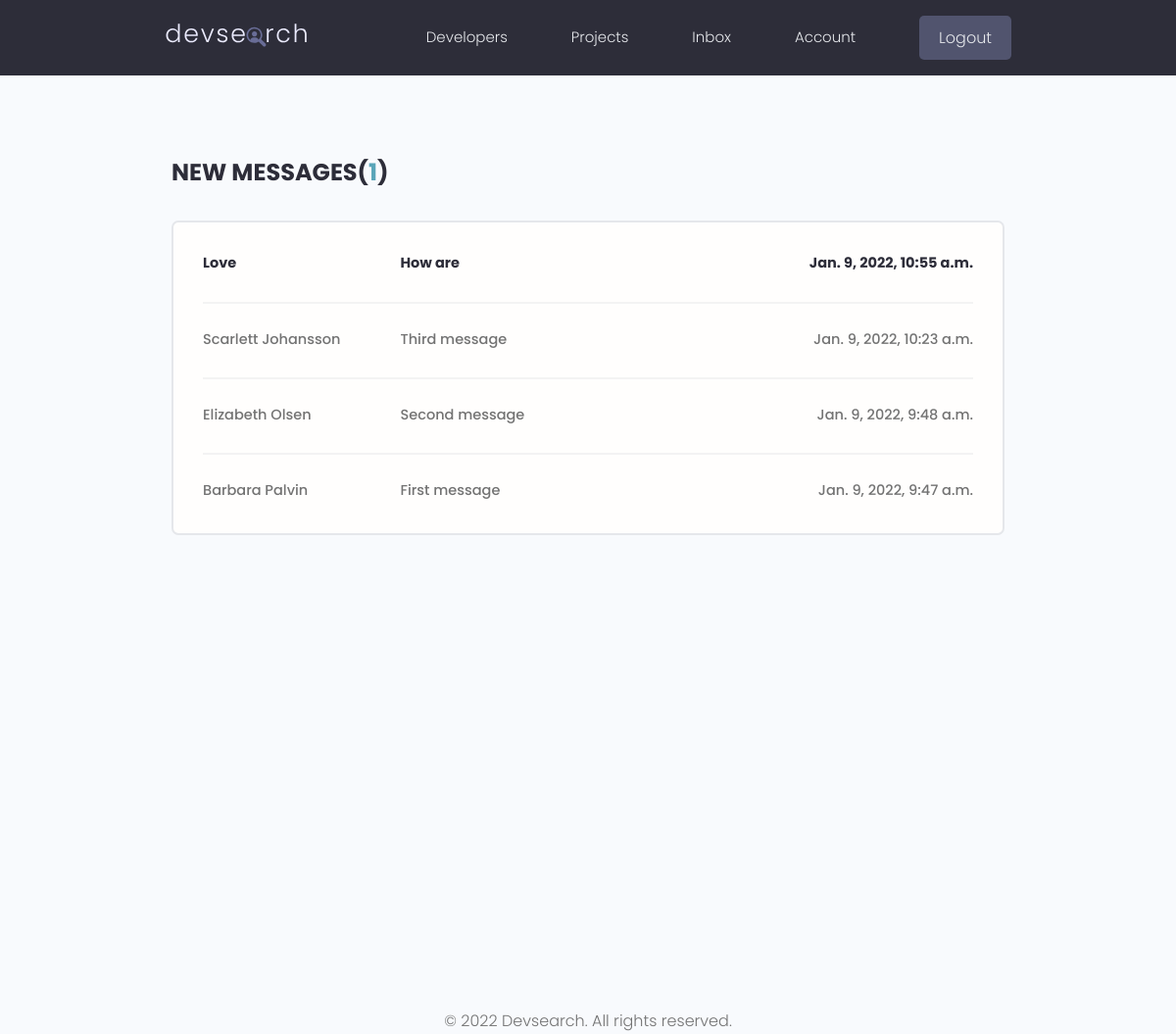
The page /inbox/ (signed in) on the database its author committed.
### users/models.py (models this page shows, shortened)
class Message(models.Model):
    sender = models.ForeignKey(Profile, on_delete=models.SET_NULL, null=True, blank=True)
    recipient = models.ForeignKey(Profile, on_delete=models.SET_NULL, null=True, blank=True, related_name='messages')
    name = models.CharField(max_length=256, null=True, blank=True)
    email = models.EmailField(max_length=256, null=True, blank=True)
    subject = models.CharField(max_length=256, null=True, blank=True)
    body = models.TextField()
    is_read = models.BooleanField(default=False, null=True)
    created = models.DateTimeField(auto_now_add=True)
    id = models.UUIDField(default=uuid.uuid4, unique=True, primary_key=True, editable=False)
    class Meta:
        ordering = ['is_read', '-created']

### users/views.py (the view)
# urls.py: path('inbox/', views.inbox, name='inbox'),
@login_required(login_url='login')
def inbox(request):
    profile = request.user.profile
    messageRequests = profile.messages.all()
    unreadCount = messageRequests.filter(is_read=False).count()
    context = {'messageRequests': messageRequests, 'undreadCount': unreadCount}
    return render(request, 'users/inbox.html', context)

### users/templates/users/inbox.html
{% extends 'main.html' %}
{% block content %}
  <main class="inbox my-xl">
    <div class="content-box">
      <h3 class="inbox__title">New Messages(<span>{{ undreadCount }}</span>)</h3>
      <ul class="messages">
        {% for message in messageRequests %}
            {% if message.is_read == False %}
                <li class="message message--unread">
            {% else %}
                <li class="message">
            {% endif %}
              <a href="{% url 'message' message.id %}">
                <span class="message__author">{{ message.name }}</span>
                <span class="message__subject">{{ message.subject }}</span>
                <span class="message__date">{{ message.created }}</span>
              </a>
            </li>
        {% endfor %}
      </ul>
    </div>
  </main>
{% endblock content %}

### static/styles/app.css (style rules this page uses)
:root { --color-sub: #2d2d39; }
.content-box { width: 95%; max-width: 85rem; margin: 0 auto; }
.inbox { height: 90vh; }
.inbox__title, .inbox__title span { font-size: 2.4rem; font-weight: 700; color: var(--color-sub); text-transform: uppercase; text-align: left; margin-bottom: 3rem; }
.inbox__title span { color: var(--color-main); }
.messages { list-style: none; background: var(--color-white); padding: 0.5rem 3rem; border: 2px solid var(--color-light); border-radius: 0.7rem; }
.message { padding: 2.5rem 0; }
.message > a span { font-size: 1.45rem; font-weight: 500; }
.message.message--unread a span { font-weight: 700; color: var(--color-sub); }
.message:not(:last-child) { border-bottom: 2px solid var(--color-white-light); }
.message > a { display: flex; gap: 1rem; }
.message__author, .message__date { flex-basis: 25%; }
.message__subject { flex-basis: 50%; }
.message__date { text-align: right; }

### static/uikit/styles/modules/_variables.css (style rules this page uses)
:root { --color-main: #5aa5b9; --color-main-light: #e6faff; --color-sub: #3f4156; --color-sub-light: #51546e; --color-sub-lighter: #ededfd; --color-text: #737373; --color-gray: #8b8b8b; --color-light: #e5e7eb; --color-light-gray: #767676; --color-bg: #f8fafd; --color-white: #fffefd; --color-white-light: #f3f3f3; --color-success: #359e64; --color-success-bg: #def8e8; --color-error: #fc4b0b; --color-error-bg: #fff2ee; --font-base: 'Poppins', arial, helvetica, 'Segoe UI', roboto, ubuntu, sans-serif; --font-monospace: 'Fira Code', 'Courier New', courier, monospace; --font-regular: 300; --font-medium: 500; --font-bold: 700; --generic-shadow: 1px 1px 5px #00000010; --generic-transition: all 0.3s ease-in-out; }

### static/uikit/styles/modules/_base.css (style rules this page uses)
* { margin: 0; padding: 0; box-sizing: border-box; text-rendering: optimizeLegibility; color: inherit; font-size: inherit; }
html { font-size: 50%; }
@media only screen and (min-width: 480px) { html { font-size: 56.25%; } }
@media only screen and (min-width: 1200px) { html { font-size: 62.5%; } }
body { line-height: 1.6; font-weight: 400; font-size: 1.5rem; color: var(--color-text); background-color: var(--color-bg); min-height: 100vh; }

### static/uikit/styles/modules/_typography.css (style rules this page uses)
* { font-family: var(--font-base); }
h3 { font-size: 3.2rem; font-weight: var(--font-medium); }
p, span, strong { font-size: 1.6rem; color: var(--color-text); font-weight: var(--font-regular); }
a { padding-bottom: 2px; text-decoration: none; display: inline-block; color: var(--color-main); font-weight: var(--font-medium); }

### static/uikit/styles/modules/_utilities.css (style rules this page uses)
.my-xl { margin: 8rem auto; }

### rows shown on the page
Message: name "Love", subject "How are", created "Jan. 9, 2022, 10:55 a.m."
Message: name "Scarlett Johansson", subject "Third message", created "Jan. 9, 2022, 10:23 a.m."
Message: name "Elizabeth Olsen", subject "Second message", created "Jan. 9, 2022, 9:48 a.m."
Message: name "Barbara Palvin", subject "First message", created "Jan. 9, 2022, 9:47 a.m."

### other values the page prints
{{ undreadCount }} "1"
